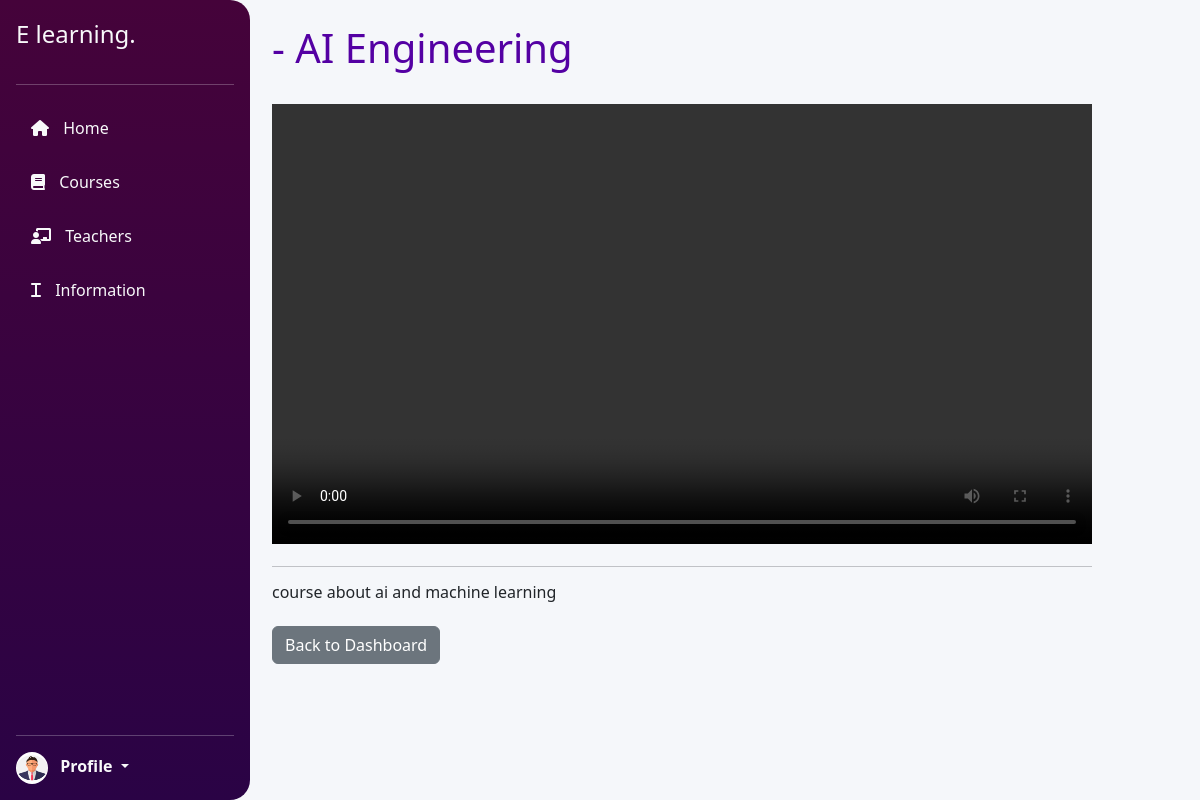
Screenshot of /course/19/ (signed in) with the database file from the repository.
### lms/models.py (models this page shows, shortened)
class Course(models.Model):
    title = models.CharField(max_length=100)
    description = models.TextField()
    created_by = models.ForeignKey(UserProfile, on_delete=models.CASCADE, limit_choices_to={'user_type': 'teacher'})
    video = models.FileField(upload_to='course_videos/', blank=True, null=True, default='course_videos/default.mp4')

### lms/views.py (the view)
# urls.py: path('course/<int:course_id>/', view_course, name='view_course'),
@login_required
def view_course(request, course_id):
    course = get_object_or_404(Course, id=course_id)
    if not course.video:
        course.video = None  # Alternatively, assign a default video URL or file here
    context = {
        'course': course,
    }
    return render(request, 'view_course.html', context)

### lms/templates/view_course.html (shortened to what this page needs)
{% extends 'base.html' %}
{% load static %}
{% block content %}
<div class="container-a" style="margin-left: 130px;">
    <br>
    <h1 style="color: rgb(84, 0, 163);">- {{ course.title }}</h1>
    <br>
    <video width="820" height="440" controls>
        <source src="#" type="video/mp4"> Video course.
    </video>
    <hr>
    <h6 > {{ course.description }}</h6>
    <div class="mt-4">
        <a href="{% url 'dashboard' %}" class="btn btn-secondary">Back to Dashboard</a>
    </div>
</div>
{% endblock %}

### lms/static/css/teacher.css (style rules this page uses)
body { background-color: #f5f7fa; }

### rows the page displays
Course: title "AI Engineering", description "course about ai and machine learning"
